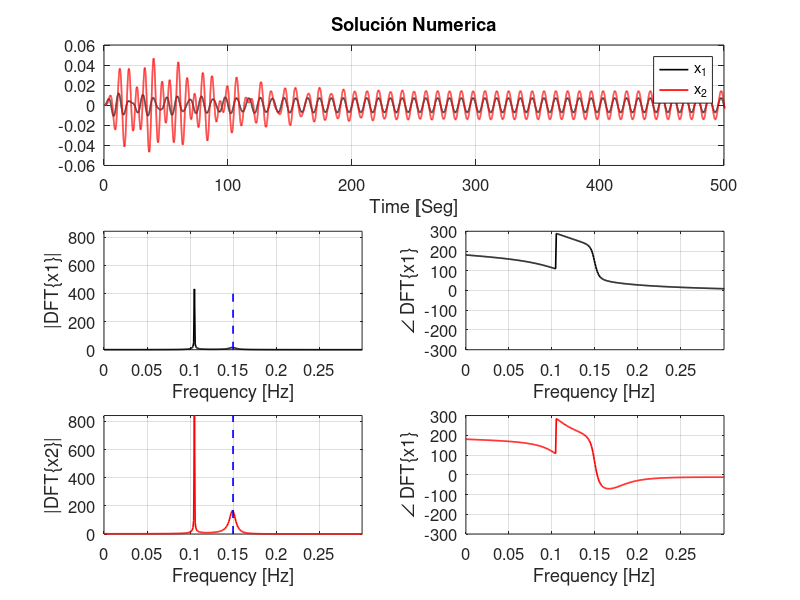

Write MATLAB code to recreate this figure.
% Two Degrees Of Freedom Model: State Variables and Finite Differences

clear;clc;close all;

% Parametros 
fn   = 0.15;
wn   = fn*2*pi;
m2   = 726*1e3;
m1   = m2*100/0.24;
c1   = 0;
c2   = 2*0.047*wn*m2;
c3   = 0;
k1   = m1*wn^2;
k2   = m2*wn^2;
k3   = 0;
Tsim = 1200;
dt   = 1e-2;
t = dt:dt:Tsim;

% Entrada
indini = 1;

%=================================%

% f1 = zeros(Tsim/dt,1);           % Delta
% f1((indini:(indini))/dt)=1000e9; % Delta

f1 = 1000e3*sin(2*pi*fn*0.7*t); % Sinusoide

f2 = 0;

%=================================%

% Condiciones Iniciales

v = [0;0;0;0];
V = zeros(Tsim/dt,4);

% Solución Numerica
B = [0,1,0,0;-(k1+k2)/m1,-(c1+c2)/m1,k2/m1,c2/m1;0,0,0,1;k2/m2,c2/m2,-(k2+k3)/m2,-(c2+c3)/m2];
Ms = (eye(4)-dt*B);
cont = 0;

for ii = dt:dt:Tsim
    cont = cont+1;
    F = [0;f1(cont)/m1;0;f2(min(cont,end))/2];
    v = Ms\(v+dt*F);
    V(cont,:) = v;
end

x1 = V((indini+100*0)/dt:end,1);
x2 = V((indini+100*0)/dt:end,3);

% ===================================================== %

% Plots

figure('units','normalized','outerposition',[0 0 1 1])
subplot(3,2,1:2),plot(t,V(:,1),'k','LineWidth',1.2),hold on,plot(t,V(:,3),'r','LineWidth',1.2),xlim([0,500]),xlabel('Time [Seg]'),legend({'x_1','x_2'}),set(gca,'FontSize',12),grid on
title("Solución Numerica")

fs = 1/dt;
f  = (0:(length(x1)-1))*fs/length(x1);

subplot(323),plot(f,abs(fft(x1)),'k','LineWidth',1.2),hold on,plot(fn*[1,1],[0,max(max(abs(fft(x1))))],'--b','LineWidth',1.2)
xlim([0,2*fn]),ylim([0,max(max(abs(fft(x1))),max(abs(fft(x2))))]),grid on
xlabel('Frequency [Hz]'),ylabel('|DFT\{x1\}|'),set(gca,'FontSize',12)
subplot(325),plot(f,abs(fft(x2)),'r','LineWidth',1.2),hold on,plot(fn*[1,1],[0,max(max(abs(fft(x1))),max(abs(fft(x2))))],'--b','LineWidth',1.2)
xlim([0,2*fn]),ylim([0,max(max(abs(fft(x1))),max(abs(fft(x2))))]),grid on
xlabel('Frequency [Hz]'),ylabel('|DFT\{x2\}|'),set(gca,'FontSize',12)

subplot(324),plot(f,rad2deg(unwrap(angle(fft(x1)))),'k','LineWidth',1.2)
xlim([0,2*fn]),xlabel('Frequency [Hz]'),ylabel('\angle DFT\{x1\}'),set(gca,'FontSize',12),grid on
subplot(326),plot(f,rad2deg(unwrap(angle(fft(x2)))),'r','LineWidth',1.2)
xlim([0,2*fn]),xlabel('Frequency [Hz]'),ylabel('\angle DFT\{x1\}'),set(gca,'FontSize',12),grid on
